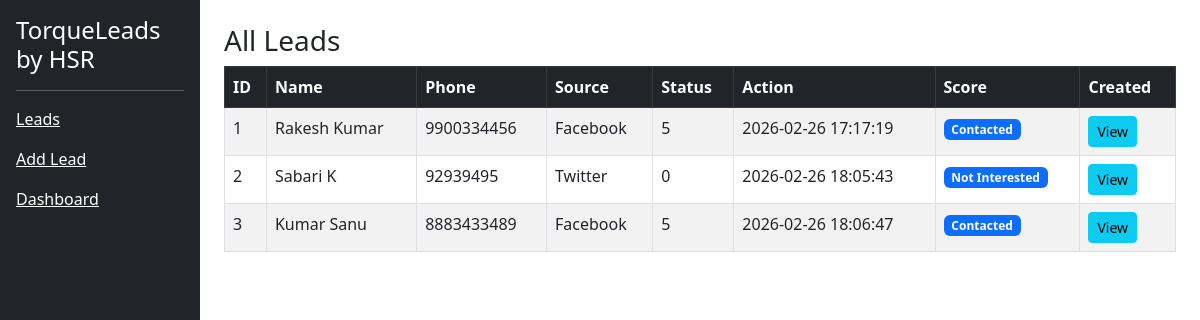
The page / on the database its author committed.
### tables this page shows
CREATE TABLE leads (
        id INTEGER PRIMARY KEY AUTOINCREMENT,
        name TEXT NOT NULL,
        phone TEXT NOT NULL,
        email TEXT,
        source TEXT,
        status TEXT,
        notes TEXT,
        follow_up_date TEXT,
        created_at DATETIME DEFAULT CURRENT_TIMESTAMP,
        score INTEGER
        );

### app.py (the view)
@app.route("/")
def home():
    conn = get_db_connection()
    leads = conn.execute("SELECT * FROM leads").fetchall()
    conn.close()
    enriched_leads = []
    for lead in leads:
        lead_dict = dict(lead)
        created_date = datetime.strptime(lead_dict["created_at"], "%Y-%m-%d %H:%M:%S")
        days_old = (datetime.now() - created_date).days
        lead_dict["is_aging"] = True if days_old > 2 and lead_dict["status"] == "New" else False
        enriched_leads.append(lead_dict)
    return render_template("leads.html", leads=enriched_leads)

### app.py (called while the page is built)
def get_db_connection():
    conn = sqlite3.connect("database.db")
    conn.row_factory = sqlite3.Row
    return conn

### templates/leads.html
{% extends "base.html" %}
{% block content %}
<h3>All Leads</h3>
{% if leads|length == 0 %}
<div class="alert alert-info">
    No leads found. Add a new lead.
</div>
{% else %}
<table class="table table-striped table-bordered">
    <thead class="table-dark">
        <tr>
            <th>ID</th>
            <th>Name</th>
            <th>Phone</th>
            <th>Source</th>
            <th>Status</th>
            <th>Action</th>
            <th>Score</th>
            <th>Created</th>
        </tr>
    </thead>
    <tbody>
        {% for lead in leads %}
        <tr>
            <td>{{ lead["id"] }}</td>
            <td>{{ lead["name"] }}</td>
            <td>{{ lead["phone"] }}</td>
            <td>{{ lead["source"] }}</td>
            <td>{{ lead["score"] }}</td>
            <td>{{ lead["created_at"] }}</td>
            <td>
                <span class="badge bg-primary">
                    {{ lead["status"] }}
                </span>
            </td>
            <td>
                <a href="/lead/{{ lead['id'] }}" class="btn btn-sm btn-info">
                    View
                </a>
            </td>
        </tr>
        {% endfor %}
    </tbody>
</table>
{% endif %}
{% endblock %}

### templates/base.html (shortened to what this page needs)
<!DOCTYPE html>
<html>
<head>
    <link href="https://cdn.jsdelivr.net/npm/bootstrap@5.3.0/dist/css/bootstrap.min.css" rel="stylesheet">
</head>
<body>
<div class="container-fluid">
  <div class="row">
    <div class="col-md-2 bg-dark text-white vh-100 p-3">
        <h4>TorqueLeads by HSR</h4>
        <hr>
        <p><a href="/" class="text-white">Leads</a></p>
        <p><a href="/manage" class="text-white">Add Lead</a></p>
        <p><a href="/dashboard" class="text-white">Dashboard</a></p>
    </div>
    <div class="col-md-10 p-4">
        {% block content %}{% endblock %}
    </div>
  </div>
</div>
</body>
</html>

### rows shown on the page
leads: id "1", name "Rakesh Kumar", phone "9900334456", source "Facebook", score "5", created_at "2026-02-26 17:17:19", status "Contacted"
leads: id "2", name "Sabari K", phone "92939495", source "Twitter", score "0", created_at "2026-02-26 18:05:43", status "Not Interested"
leads: id "3", name "Kumar Sanu", phone "8883433489", source "Facebook", score "5", created_at "2026-02-26 18:06:47", status "Contacted"
